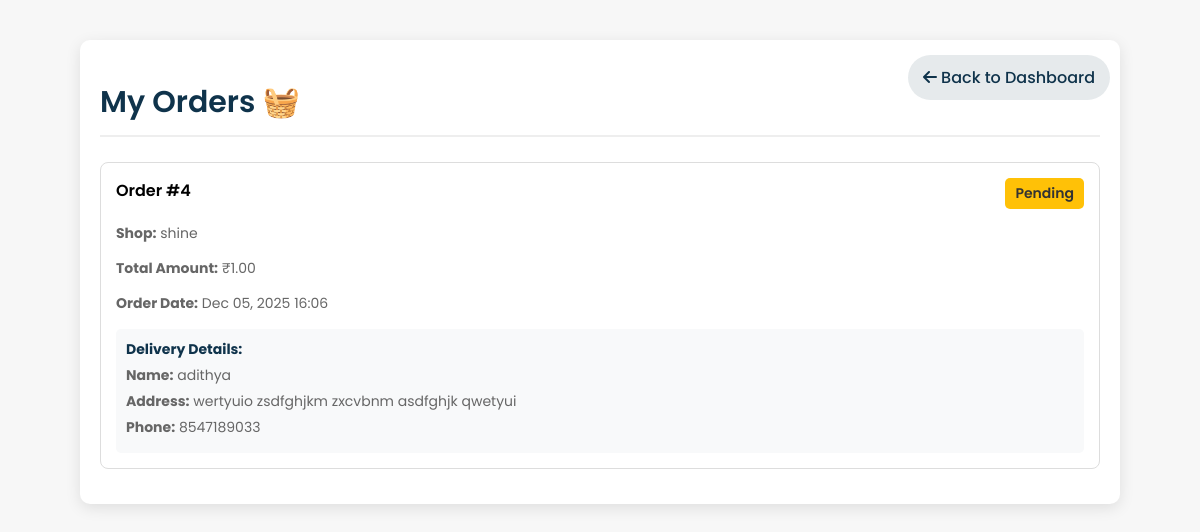
The page /orders/ (signed in) on the database as committed earlier.
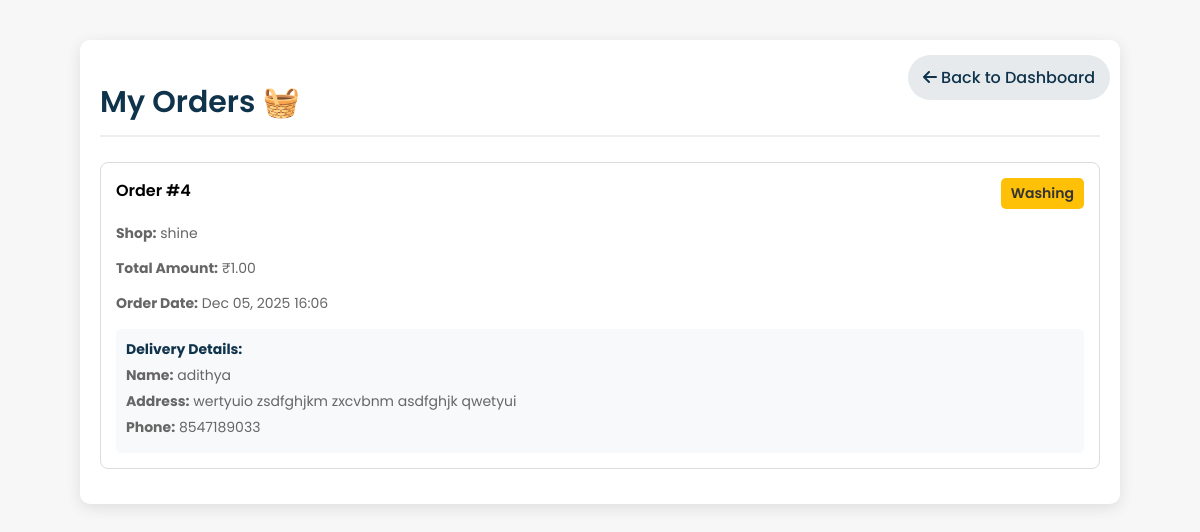
The same page on the database as committed later.
### shop/models.py (models this page shows, shortened)
class Order(models.Model):
    STATUS_CHOICES = [
        ('Pending', 'Pending'),
        ('Washing', 'Washing'),
        ('Drying', 'Drying'),
        ('Ironing', 'Ironing'),
        ('Ready', 'Ready for Pickup'),
        ('Completed', 'Completed'),
    ]
    PAYMENT_CHOICES = [
        ('Pending', 'Pending'),
        ('Completed', 'Completed'),
    ]
    user = models.ForeignKey(User, on_delete=models.CASCADE)
    shop = models.ForeignKey(LaundryShop, on_delete=models.CASCADE)
    branch = models.ForeignKey(Branch, on_delete=models.CASCADE, blank=True, null=True)
    amount = models.DecimalField(max_digits=10, decimal_places=2)
    cloth_status = models.CharField(max_length=20, choices=STATUS_CHOICES, default='Pending')
    payment_status = models.CharField(max_length=20, choices=PAYMENT_CHOICES, default='Pending')
    pickup_date = models.DateTimeField(blank=True, null=True)
    delivery_date = models.DateTimeField(blank=True, null=True)
    delivery_name = models.CharField(max_length=100, blank=True)
    delivery_address = models.TextField(blank=True)
    delivery_phone = models.CharField(max_length=15, blank=True)
    special_instructions = models.TextField(blank=True)
    created_at = models.DateTimeField(default=timezone.now)

class LaundryShop(models.Model):
    name = models.CharField(max_length=100, unique=True)
    email = models.EmailField(unique=True)
    password = models.CharField(max_length=128, blank=True)
    address = models.TextField(blank=True)
    phone = models.CharField(max_length=15, blank=True)
    city = models.CharField(max_length=100, blank=True)
    latitude = models.FloatField(blank=True, null=True)
    longitude = models.FloatField(blank=True, null=True)
    is_approved = models.BooleanField(default=False)
    is_open = models.BooleanField(default=True)
    created_at = models.DateTimeField(default=timezone.now)

### shop/views.py (the view)
# urls.py: path("orders/", views.my_orders, name="orders"),
@login_required
def my_orders(request):
    user_orders = Order.objects.filter(user=request.user).order_by('-created_at')
    return render(request, 'orders.html', {'orders': user_orders})

### shop/templates/orders.html (shortened to what this page needs)
{% load static %}
<!DOCTYPE html>
<html lang="en">
<head>
    <link rel="stylesheet" href="https://cdnjs.cloudflare.com/ajax/libs/font-awesome/6.0.0-beta3/css/all.min.css">
</head>
<body>
    <div class="page-container">
        <a href="{% url 'dashboard' %}" class="back-btn">
            <i class="fas fa-arrow-left"></i> Back to Dashboard
        </a>
        <h1 class="page-header">My Orders 🧺</h1>
        {% if orders %}
            {% for order in orders %}
            <div class="order-card {% if order.cloth_status == 'Completed' %}completed-highlight{% endif %}">
                <div class="order-header">
                    <span>Order #{{ order.id }}</span>
                    <div style="display: flex; flex-direction: column; align-items: flex-end; gap: 5px;">
                        <span class="order-status
                            {% if order.cloth_status == 'Pending' %}status-pending
                            {% elif order.cloth_status == 'Completed' %}status-completed
                            {% else %}status-processing{% endif %}">
                            {{ order.get_cloth_status_display }}
                        </span>
                    </div>
                </div>
                <div class="order-details">
                    <p><strong>Shop:</strong> {{ order.shop.name }}</p>
                    <p><strong>Total Amount:</strong> ₹{{ order.amount }}</p>
                    <p><strong>Order Date:</strong> {{ order.created_at|date:"M d, Y H:i" }}</p>
                    {% if order.delivery_name %}
                    <div style="margin-top: 15px; padding: 10px; background: #f8f9fa; border-radius: 5px;">
                        <p style="margin: 0; font-weight: bold; color: #0f334bff;">Delivery Details:</p>
                        <p style="margin: 5px 0;"><strong>Name:</strong> {{ order.delivery_name }}</p>
                        {% if order.delivery_address %}
                        <p style="margin: 5px 0;"><strong>Address:</strong> {{ order.delivery_address }}</p>
                        {% endif %}
                        {% if order.delivery_phone %}
                        <p style="margin: 5px 0;"><strong>Phone:</strong> {{ order.delivery_phone }}</p>
                        {% endif %}
                    </div>
                    {% endif %}
                </div>
            </div>
            {% endfor %}
        {% else %}
            <div class="order-card">
                <div class="order-details">
                    <p style="text-align: center; color: #666;">No orders found. <a href="{% url 'dashboard' %}" style="color: #0f334bff;">Start shopping</a></p>
                </div>
            </div>
        {% endif %}
    </div>
</body>
</html>

Rows that differ between the two databases and show on the page:
changed Order "adithya": cloth_status "Pending" → "Washing"
